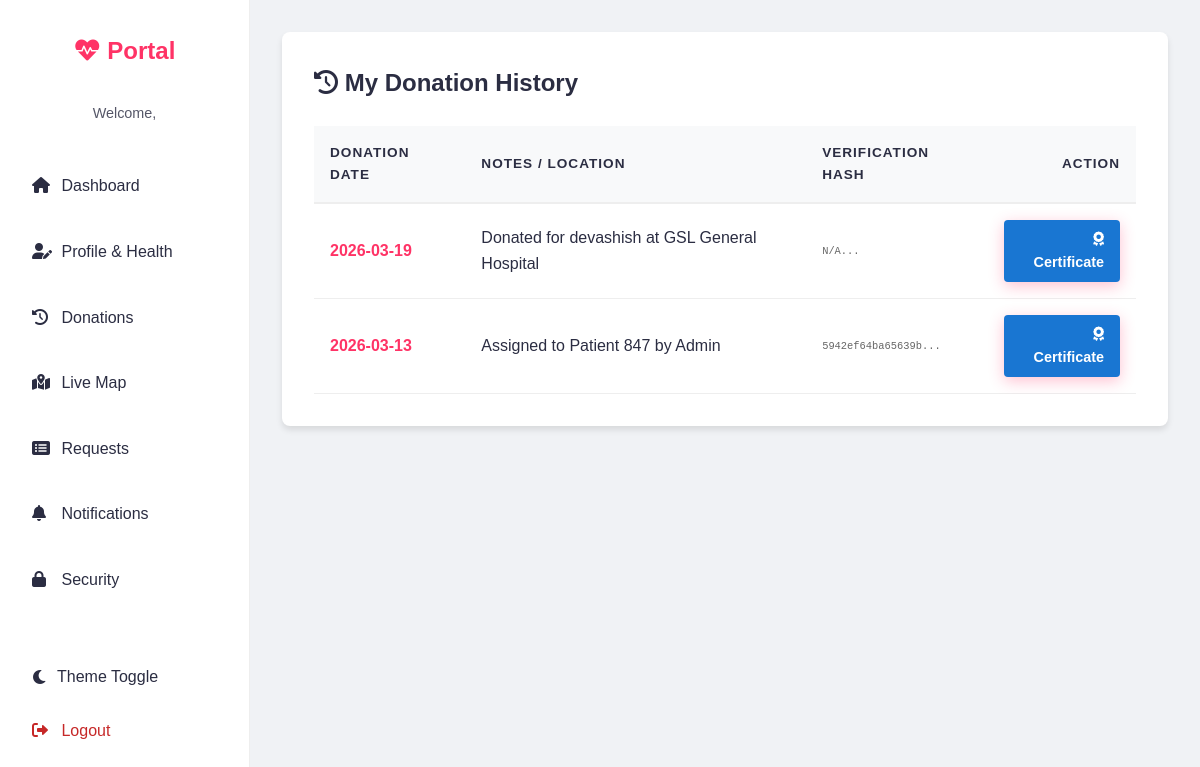
Page /my-history (signed in) on the committed database.
### models.py (models this page shows)
class DonationHistory(db.Model):
    __tablename__ = 'donation_history'
    id = db.Column(db.Integer, primary_key=True)
    donor_id = db.Column(db.Integer, db.ForeignKey('users.id'), nullable=False)
    donation_date = db.Column(db.Date, nullable=False)
    notes = db.Column(db.String(200), nullable=True)
    blockchain_hash = db.Column(db.String(64), nullable=True)
    previous_hash = db.Column(db.String(64), nullable=True)
    verified = db.Column(db.Boolean, default=False)
    donor = db.relationship('User', backref='history')

### app.py (the view)
@app.route('/my-history')
@login_required
def my_history():
    history = DonationHistory.query.filter_by(donor_id=current_user.id).order_by(DonationHistory.donation_date.desc()).all()
    return render_template('donor/history.html', history=history)

### app.py (called while the page is built, shortened)
@app.after_request
def add_header(response):
    response.headers['Cache-Control'] = 'no-store, no-cache, must-revalidate, post-check=0, pre-check=0, max-age=0'
    response.headers['Pragma'] = 'no-cache'
    response.headers['Expires'] = '-1'
    return response

@login_manager.user_loader
def load_user(user_id):
    if user_id.startswith('admin_'):
        try:
            uid = int(user_id.split('_')[1])
            return db.session.get(Admin, uid)
        except (IndexError, ValueError):
            return None

@app.context_processor
def inject_translations():
    lang = session.get('lang', 'en')
    def _t(key, **kwargs):
        text = TRANSLATIONS.get(lang, TRANSLATIONS['en']).get(key, key)
        for k, v in kwargs.items():
            text = text.replace(f"{{{k}}}", str(v))
        return text
    return dict(_=_t, current_lang=lang, datetime=datetime)

@app.before_request
def run_background_tasks():
    if not request.path.startswith('/static'):
        try:
            update_request_statuses()
            send_eligibility_reminders()
        except:
            pass # Keep app stable if DB is not ready

def update_request_statuses():
    try:
        now = datetime.utcnow()
        expiry_threshold = now - timedelta(hours=24)
        expired_reqs = BloodRequest.query.filter(
            BloodRequest.status == 'Pending',
            BloodRequest.created_at <= expiry_threshold
        ).all()
        for req in expired_reqs:
            req.status = 'Expired'
        expired_broadcasts = HospitalBroadcast.query.filter(
            HospitalBroadcast.status == 'Active',
            HospitalBroadcast.created_at <= expiry_threshold
        ).all()
        for b in expired_broadcasts:
            b.status = 'Expired'
        db.session.commit()
    except Exception as e:
        print(f"Error updating request statuses: {e}")
        db.session.rollback()

def send_eligibility_reminders():
    try:
        now = date.today()
        donors = User.query.filter_by(is_available=False).all()
        for donor in donors:
            if donor.last_donation_date:
                gap = (now - donor.last_donation_date).days
        db.session.commit()
    except:
        db.session.rollback()

### templates/donor/history.html
{% extends 'donor/base.html' %}
{% block donor_content %}
<div style="background: var(--surface); padding: 2rem; border-radius: 8px; box-shadow: 0 4px 6px rgba(0,0,0,0.1);">
    <h2 style="margin-bottom: 1.5rem;"><i class="fas fa-history"></i> My Donation History</h2>
    {% if history %}
    <div style="overflow-x: auto;">
        <table style="width: 100%; border-collapse: collapse; text-align: left;">
            <thead>
                <tr style="background: rgba(0,0,0,0.05); border-bottom: 2px solid var(--border-color);">
                    <th style="padding: 1rem;">Donation Date</th>
                    <th style="padding: 1rem;">Notes / Location</th>
                    <th style="padding: 1rem;">Verification Hash</th>
                    <th style="padding: 1rem; text-align: right;">Action</th>
                </tr>
            </thead>
            <tbody>
                {% for h in history %}
                <tr style="border-bottom: 1px solid var(--border-color);">
                    <td style="padding: 1rem; font-weight: bold; color: var(--primary);">{{ h.donation_date }}</td>
                    <td style="padding: 1rem;">{{ h.notes or "LifeLink Verified Centers" }}</td>
                    <td style="padding: 1rem; font-family: monospace; font-size: 0.8em; color: #666;">
                        {{ h.blockchain_hash[:16] if h.blockchain_hash else 'N/A' }}...
                    </td>
                    <td style="padding: 1rem; text-align: right;">
                        <a href="{{ url_for('donor_certificate', history_id=h.id) }}" target="_blank" class="btn" style="background: #1976d2; color: white; padding: 0.5rem 1rem; border-radius: 4px; text-decoration: none; font-size: 0.9em;"><i class="fas fa-award"></i> Certificate</a>
                    </td>
                </tr>
                {% endfor %}
            </tbody>
        </table>
    </div>
    {% else %}
    <div style="text-align: center; padding: 3rem; color: #666;">
        <i class="fas fa-tint-slash" style="font-size: 3rem; color: #ccc; margin-bottom: 1rem;"></i>
        <h3>No Donations Yet</h3>
        <p>Your life-saving journey begins with your first donation!</p>
    </div>
    {% endif %}
</div>
{% endblock %}

### static/css/style.css (style rules this page uses)
:root { --primary: #FF3366; --primary-dark: #cc0044; --secondary: #2B2D42; --accent: #27ae60; --background: #f0f2f5; --text: #2B2D42; --white: #ffffff; --glass: rgba(255, 255, 255, 0.95); --shadow: 0 10px 30px rgba(0, 0, 0, 0.08); --radius: 16px; --gradient: linear-gradient(135deg, #FF3366 0%, #FF6B6B 100%); --gradient-hover: linear-gradient(135deg, #FF6B6B 0%, #FF3366 100%); --table-header: #f8f9fa; --table-hover: #fafafa; --input-bg: #f9f9f9; --border-color: #eee; --surface: #ffffff; --btn-text: #ffffff; --footer-bg: var(--secondary); --footer-text: #ffffff; }
* { margin: 0; padding: 0; box-sizing: border-box; font-family: 'Poppins', sans-serif; }
body { background-color: var(--background); color: var(--text); line-height: 1.6; display: flex; flex-direction: column; min-height: 100vh; }
.btn { display: inline-block; padding: 0.8rem 2rem; background: var(--gradient); color: var(--btn-text); border-radius: 50px; text-decoration: none; transition: all 0.3s ease; border: none; cursor: pointer; font-size: 1rem; font-weight: 600; box-shadow: 0 4px 15px rgba(255, 51, 102, 0.3); }
table { width: 100%; border-collapse: separate; border-spacing: 0; }
th { background: var(--table-header); color: var(--secondary); padding: 1.2rem; font-weight: 700; text-transform: uppercase; font-size: 0.85rem; letter-spacing: 1px; }
td { padding: 1.2rem; border-bottom: 1px solid var(--border-color); background: var(--white); color: var(--text); }
tr:last-child td { border-bottom: none; }

### rows in the picture
DonationHistory: donation_date "2026-03-19", notes "Donated for devashish at GSL General Hospital", blockchain_hash "N/A"
DonationHistory: donation_date "2026-03-13", notes "Assigned to Patient 847 by Admin", blockchain_hash "5942ef64ba65639b"
